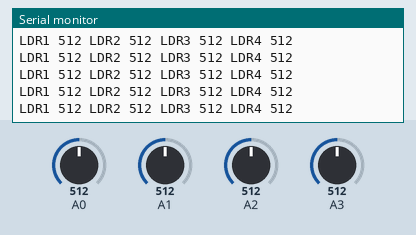
This sketch was run on a simulated Arduino Uno, built with avr-gcc and run on an emulated ATmega328P. Shown: the last lines printed to the serial monitor. The test bench sets the inputs (shaded band); at power-on: A1 = 512, A2 = 512, A0 = 512, A3 = 512.

Above: at 4.2 s.
4.3 s: A1 set to 105
At 5.2 s:
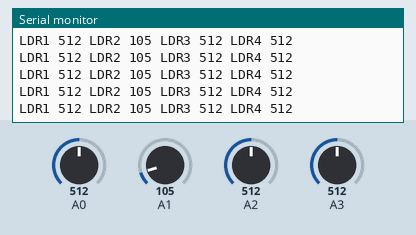
7.3 s: A1 set to 93
At 7.9 s:
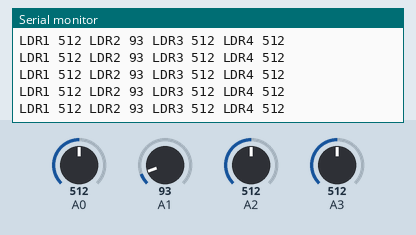
10.3 s: A2 set to 107
At 10.8 s:
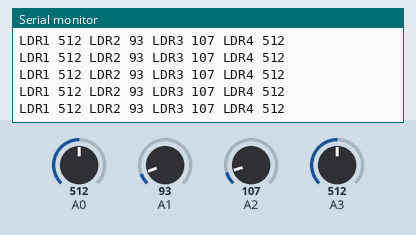
11.8 s: A2 set to 94
At 12.8 s:
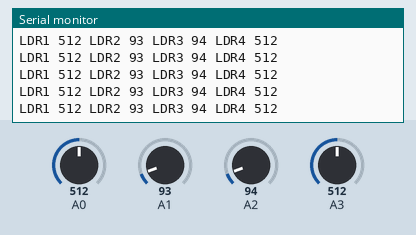
Timing chart, 0 to 14.8 s (numbered marks = the images above; inputs shaded):
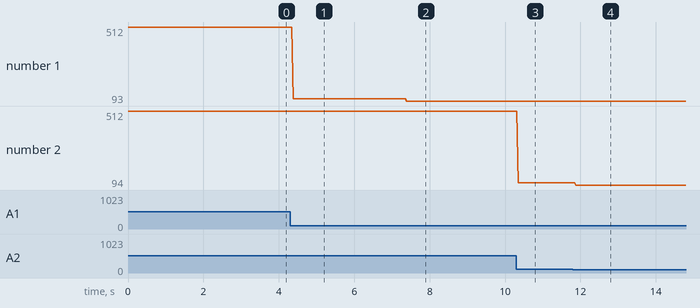

Measured:
- after the input at 4.3 s, the serial monitor: prints a new line after 0.09 s (image 1)
- after the input at 7.3 s, the serial monitor: prints a new line after 0.09 s (image 2)
- after the input at 10.3 s, the serial monitor: prints a new line after 0.05 s (image 3)
- after the input at 11.8 s, the serial monitor: prints a new line after 0.08 s (image 4)
- plotted number 1: 512 → 105 after the input at 4.3 s, 105 → 93 after the input at 7.3 s
- plotted number 2: 512 → 107 after the input at 10.3 s, 107 → 94 after the input at 11.8 s

The sketch:

testeLdr.ino
```cpp
void setup()
{
  Serial.begin(9600);
}

void loop()
{
  Serial.print("LDR1 ");
  Serial.print(analogRead(A0));
  Serial.print(" LDR2 ");
  Serial.print(analogRead(A1));
  Serial.print(" LDR3 ");
  Serial.print(analogRead(A2));
  Serial.print(" LDR4 ");
  Serial.println(analogRead(A3));
}
```
